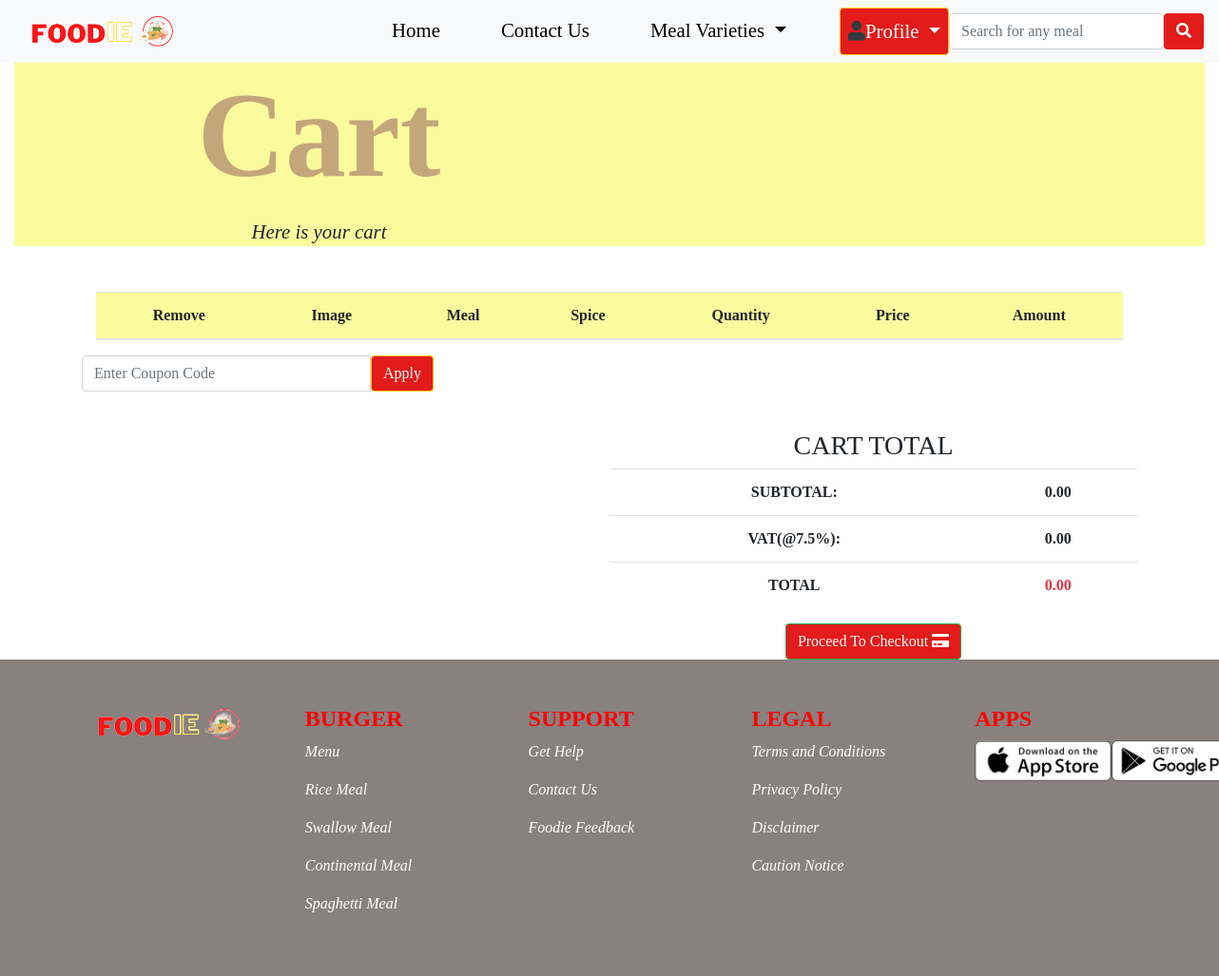
Page /cart (signed in) on the earlier database version.
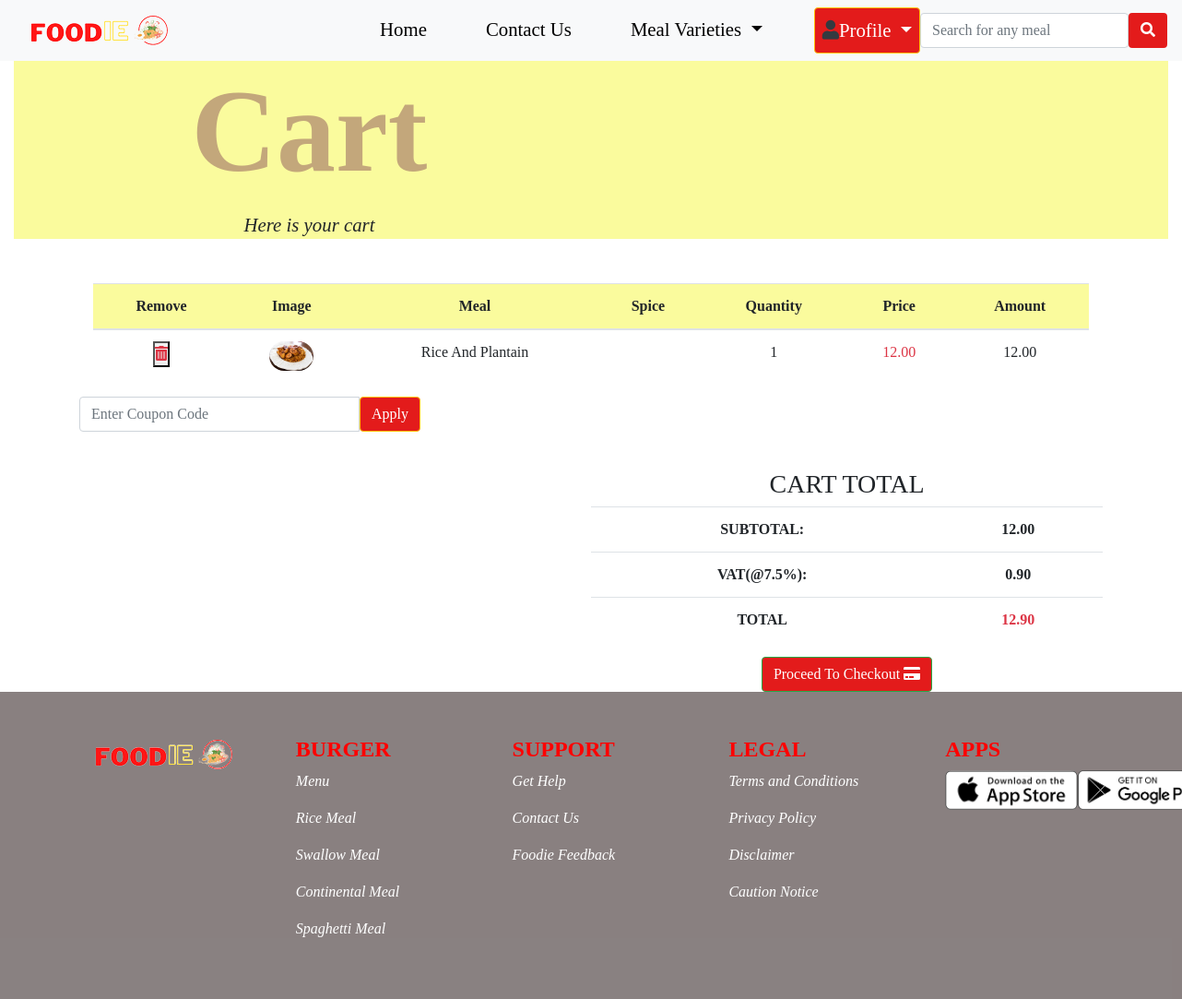
Same page on the later database version.
### shopcart/models.py (models this page shows, shortened)
class Shopcart(models.Model):
    user = models.ForeignKey(User, on_delete=models.CASCADE)
    meal = models.ForeignKey(Meal, on_delete=models.CASCADE)
    quantity = models.IntegerField()
    how_spicey = models.CharField(max_length=50)
    order_no = models.CharField(max_length=50)
    item_paid = models.BooleanField(default=False)
    class Meta:
        db_table = 'shopcart'
        managed = True
        verbose_name = 'Shopcart'
        verbose_name_plural = 'Shopcarts'

### foodie/models.py (models this page shows, shortened)
class Meal(models.Model):
    variety = models.ForeignKey(Variety, on_delete=models.CASCADE)
    meal = models.CharField(max_length=100)
    slug = models.SlugField(unique=True, null=False)
    image = models.ImageField(upload_to='meal', default= 'meal.jpg')
    spicy = models.CharField(max_length=100)
    time = models.CharField(max_length=50)
    price = models.IntegerField()
    discount = models.FloatField()
    min_order = models.IntegerField(default=1)
    max_order = models.IntegerField(default=20)
    breakfast = models.BooleanField()
    lunch = models.BooleanField()
    dinner = models.BooleanField()
    display = models.BooleanField(default=False)
    created = models.DateTimeField(auto_now_add=True)
    updated = models.DateTimeField(auto_now=True)
    class Meta:
        db_table = 'meal'
        managed = True
        verbose_name = 'Meal'
        verbose_name_plural = 'Meals'

### foodie/views.py (the view)
# urls.py: path('cart', views.cart, name='cart'),
@login_required(login_url='signin')
def cart(request):
    cart =Shopcart.objects.filter(user__username=request.user.username, item_paid=False)
    total = 0
    var = 0
    subtotal = 0
    for item in cart:
        if item.meal.discount:
            subtotal += item.meal.discount * item.quantity
        else:
            subtotal += item.meal.price * item.quantity
    var = 0.075 * subtotal # please note that, vat is at 7.5% of the subtotal, that is 75/100 * subtotal
    total = var + subtotal   # Please note, Addition of vat and subtotal gives the total value to be charged
    context = {
        'cart':cart,
        'subtotal':subtotal,
        'var':var,
        'total':total,    }
    return render(request, 'cart.html',context)

### foodie/context_processor.py (called while the page is built)
def dropdown(request):
    varieties = Variety.objects.all()
    context = {
    'varieties':varieties
    }
    return context

def cartread(request):
    cart = Shopcart.objects.filter(user__username=request.user.username, item_paid=False)
    cartcount = 0
    for item in cart:
        cartcount += item.quantity
    context = {
        'cartcount':cartcount,
    }
    return context

### foodie/templatetags/sample_tags.py (called while the page is built)
@register.simple_tag
def intralink(link, section):
    return reverse(link) + '#' + section

### foodie/templates/cart.html (shortened to what the changed rows need)
{% extends 'base.html' %}
{% load static %}
{% load humanize %}
{% load mathfilters %}
{% block content %}
<div class="container-fluid text-center" id="cartbb">
        <div class="container mt-5">
            <div class="container">
                <table class="table">
                  <thead class="">
                    <tr id="tablerow">
                        <th scope="col">Remove</th>
                        <th scope="col">Image</th>
                        <th scope="col">Meal</th>
                        <th scope="col">Spice</th>
                        <th scope="col">Quantity</th>
                        <th scope="col">Price</th>
                        <th scope="col">Amount</th>
                    </tr>
                  </thead>
                    <tbody>
                        {% if cart %}
                            {% for item in cart %}
                                <tr>
                                    <td scope="row" >
                                        <form action="{% url 'remove_item' %}" method="POST">
                                            <button type="submit"><i class="fas fa-trash-alt text-danger" style="cursor: pointer;"></i></button>
                                        </form>
                                    </td>
                                    <td><img src="{{item.meal.image.url}}" style="width: 3rem; border-radius: 5rem;"></td>
                                    <td>{{item.meal.meal}}</td>
                                    <td>{{item.how_spicey}}</td>
                                    <td>{{item.quantity}}</td>
                                    <td>
                                        {% if item.meal.discount %}
                                            <span class="text-danger">{{item.meal.discount|floatformat:2|intcomma}}</span>
                                        {% else %}
                                            <span>{{item.meal.price|floatformat:2|intcomma}}</span>
                                        {% endif %}
                                    </td>
                                    <td>
                                        {% if item.meal.discount %}
                                            <span class="">{{item.meal.discount|mul:item.quantity|floatformat:2|intcomma}}</span>
                                        {% else %}
                                            <span>{{item.meal.price|mul:item.quantity|floatformat:2|intcomma}}</span>
                                        {% endif %}
                                    </td>
                                </tr>
                            {% endfor %}
                        {% endif %}
                    </tbody>
                </table>
            </div>
        </div>
        <div class="container">
            <div class="cart-total">
                <div>
                    <table class="table">
                        <tbody>
                        <tr>
                            <td><b>{{subtotal|floatformat:2|intcomma}}</b></td>
                        </tr>
                        <tr>
                            <td scope="row"><b>{{var|floatformat:2|intcomma}}</b></td>
                        </tr>
                        <tr>
                            <td scope="row" class="text-danger"><b>{{total|floatformat:2|intcomma}}</b></td>
                        </tr>
                        </tbody>
                    </table>
                </div>
            </div>
        </div>
    </div>
{% endblock content %}

Differences in the rows shown:
added Shopcart: meal.image (picture), meal.meal "Rice And Plantain", quantity "1", meal.discount "12.00", meal.discount|mul "12.00"
Other differences:
{{ subtotal|floatformat:2|intcomma }}: "0.00" → "12.00"
{{ var|floatformat:2|intcomma }}: "0.00" → "0.90"
{{ total|floatformat:2|intcomma }}: "0.00" → "12.90"
